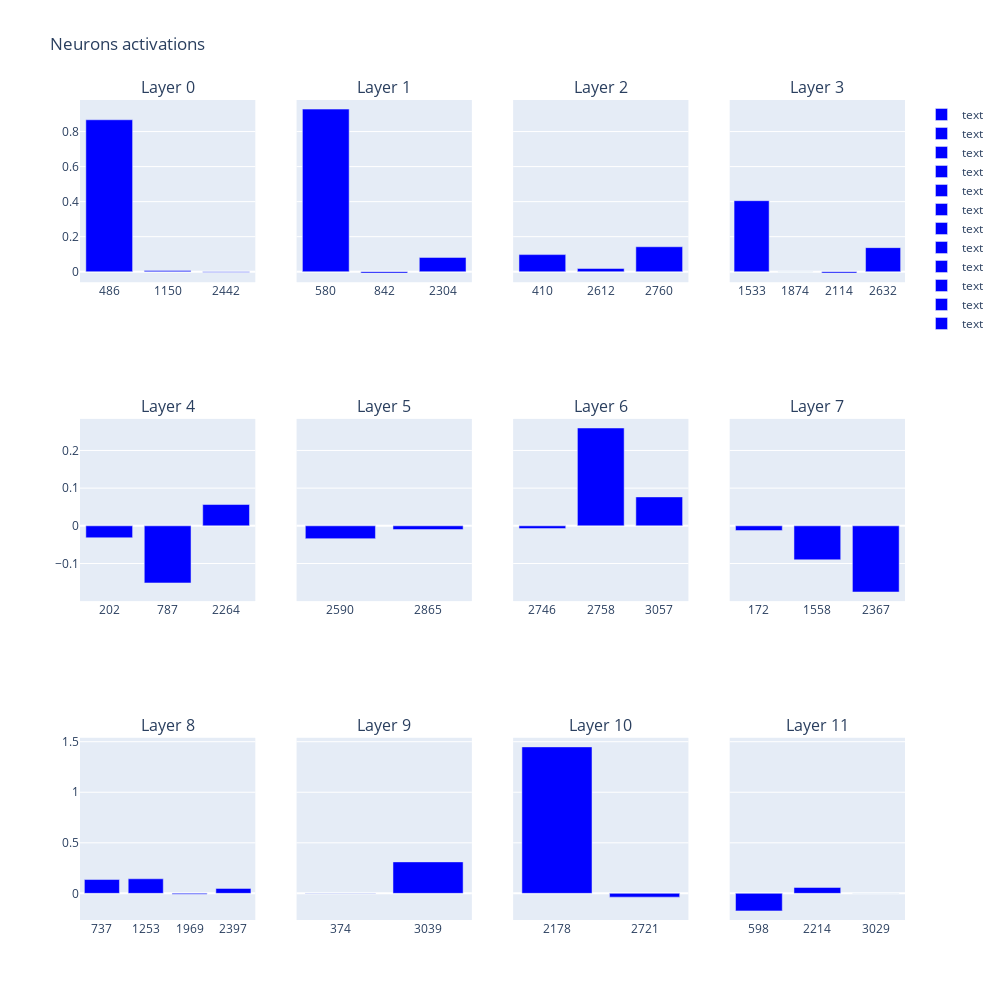

Write notebook code for a chart like this one.
### Code cell
from plotly.subplots import make_subplots
import plotly.graph_objects as go

fig = make_subplots(rows=3, cols=4, subplot_titles=[f"Layer {i}" for i in range(nl)], shared_yaxes=True)

for i, (text, html) in enumerate(zip(text_neurons_values, html_neurons_values)):
    df = pd.DataFrame({
        'delta': text[0] - html[0],
        'neuron': active_neurons[i].cpu().numpy().astype(str)
    })
    fig.add_trace(go.Bar(x=df['neuron'], y=df['delta'], name='text', marker_color='blue'), row=i//4+1, col=i%4+1)

fig.update_layout(height=1000, width=1000, title_text="Neurons activations")
fig.show()

### Figure 1 — Plotly figure (JSON) as saved in the notebook; plotly's stock layout.template omitted (floating-point values rounded to 4 significant figures)
{"data": [{"marker": {"color": "blue"}, "name": "text", "type": "bar", "x": ["486", "1150", "2442"], "xaxis": "x", "y": [0.8672, 0.006731, -0.002368], "yaxis": "y"}, {"marker": {"color": "blue"}, "name": "text", "type": "bar", "x": ["580", "842", "2304"], "xaxis": "x2", "y": [0.9281, -0.007969, 0.08157], "yaxis": "y2"}, {"marker": {"color": "blue"}, "name": "text", "type": "bar", "x": ["410", "2612", "2760"], "xaxis": "x3", "y": [0.0977, 0.0182, 0.1424], "yaxis": "y3"}, {"marker": {"color": "blue"}, "name": "text", "type": "bar", "x": ["1533", "1874", "2114", "2632"], "xaxis": "x4", "y": [0.4054, -0.0007965, -0.007594, 0.1374], "yaxis": "y4"}, {"marker": {"color": "blue"}, "name": "text", "type": "bar", "x": ["202", "787", "2264"], "xaxis": "x5", "y": [-0.03166, -0.1515, 0.05655], "yaxis": "y5"}, {"marker": {"color": "blue"}, "name": "text", "type": "bar", "x": ["2590", "2865"], "xaxis": "x6", "y": [-0.03397, -0.009901], "yaxis": "y6"}, {"marker": {"color": "blue"}, "name": "text", "type": "bar", "x": ["2746", "2758", "3057"], "xaxis": "x7", "y": [-0.007321, 0.2596, 0.07675], "yaxis": "y7"}, {"marker": {"color": "blue"}, "name": "text", "type": "bar", "x": ["172", "1558", "2367"], "xaxis": "x8", "y": [-0.01253, -0.09013, -0.1755], "yaxis": "y8"}, {"marker": {"color": "blue"}, "name": "text", "type": "bar", "x": ["737", "1253", "1969", "2397"], "xaxis": "x9", "y": [0.1367, 0.1438, -0.00956, 0.04888], "yaxis": "y9"}, {"marker": {"color": "blue"}, "name": "text", "type": "bar", "x": ["374", "3039"], "xaxis": "x10", "y": [-0.0007962, 0.3113], "yaxis": "y10"}, {"marker": {"color": "blue"}, "name": "text", "type": "bar", "x": ["2178", "2721"], "xaxis": "x11", "y": [1.449, -0.03741], "yaxis": "y11"}, {"marker": {"color": "blue"}, "name": "text", "type": "bar", "x": ["598", "2214", "3029"], "xaxis": "x12", "y": [-0.1735, 0.05821, 0], "yaxis": "y12"}], "layout": {"annotations": [{"font": {"size": 16}, "showarrow": false, "text": "Layer 0", "x": 0.1062, "xanchor": "center", "xref": "paper", "y": 1, "yanchor": "bottom", "yref": "paper"}, {"font": {"size": 16}, "showarrow": false, "text": "Layer 1", "x": 0.3688, "xanchor": "center", "xref": "paper", "y": 1, "yanchor": "bottom", "yref": "paper"}, {"font": {"size": 16}, "showarrow": false, "text": "Layer 2", "x": 0.6313, "xanchor": "center", "xref": "paper", "y": 1, "yanchor": "bottom", "yref": "paper"}, {"font": {"size": 16}, "showarrow": false, "text": "Layer 3", "x": 0.8938, "xanchor": "center", "xref": "paper", "y": 1, "yanchor": "bottom", "yref": "paper"}, {"font": {"size": 16}, "showarrow": false, "text": "Layer 4", "x": 0.1062, "xanchor": "center", "xref": "paper", "y": 0.6111, "yanchor": "bottom", "yref": "paper"}, {"font": {"size": 16}, "showarrow": false, "text": "Layer 5", "x": 0.3688, "xanchor": "center", "xref": "paper", "y": 0.6111, "yanchor": "bottom", "yref": "paper"}, {"font": {"size": 16}, "showarrow": false, "text": "Layer 6", "x": 0.6313, "xanchor": "center", "xref": "paper", "y": 0.6111, "yanchor": "bottom", "yref": "paper"}, {"font": {"size": 16}, "showarrow": false, "text": "Layer 7", "x": 0.8938, "xanchor": "center", "xref": "paper", "y": 0.6111, "yanchor": "bottom", "yref": "paper"}, {"font": {"size": 16}, "showarrow": false, "text": "Layer 8", "x": 0.1062, "xanchor": "center", "xref": "paper", "y": 0.2222, "yanchor": "bottom", "yref": "paper"}, {"font": {"size": 16}, "showarrow": false, "text": "Layer 9", "x": 0.3688, "xanchor": "center", "xref": "paper", "y": 0.2222, "yanchor": "bottom", "yref": "paper"}, {"font": {"size": 16}, "showarrow": false, "text": "Layer 10", "x": 0.6313, "xanchor": "center", "xref": "paper", "y": 0.2222, "yanchor": "bottom", "yref": "paper"}, {"font": {"size": 16}, "showarrow": false, "text": "Layer 11", "x": 0.8938, "xanchor": "center", "xref": "paper", "y": 0.2222, "yanchor": "bottom", "yref": "paper"}], "height": 1000, "title": {"text": "Neurons activations"}, "width": 1000, "xaxis": {"anchor": "y", "domain": [0, 0.2125]}, "xaxis10": {"anchor": "y10", "domain": [0.2625, 0.475]}, "xaxis11": {"anchor": "y11", "domain": [0.525, 0.7375]}, "xaxis12": {"anchor": "y12", "domain": [0.7875, 1]}, "xaxis2": {"anchor": "y2", "domain": [0.2625, 0.475]}, "xaxis3": {"anchor": "y3", "domain": [0.525, 0.7375]}, "xaxis4": {"anchor": "y4", "domain": [0.7875, 1]}, "xaxis5": {"anchor": "y5", "domain": [0, 0.2125]}, "xaxis6": {"anchor": "y6", "domain": [0.2625, 0.475]}, "xaxis7": {"anchor": "y7", "domain": [0.525, 0.7375]}, "xaxis8": {"anchor": "y8", "domain": [0.7875, 1]}, "xaxis9": {"anchor": "y9", "domain": [0, 0.2125]}, "yaxis": {"anchor": "x", "domain": [0.7778, 1]}, "yaxis10": {"anchor": "x10", "domain": [0, 0.2222], "matches": "y9", "showticklabels": false}, "yaxis11": {"anchor": "x11", "domain": [0, 0.2222], "matches": "y9", "showticklabels": false}, "yaxis12": {"anchor": "x12", "domain": [0, 0.2222], "matches": "y9", "showticklabels": false}, "yaxis2": {"anchor": "x2", "domain": [0.7778, 1], "matches": "y", "showticklabels": false}, "yaxis3": {"anchor": "x3", "domain": [0.7778, 1], "matches": "y", "showticklabels": false}, "yaxis4": {"anchor": "x4", "domain": [0.7778, 1], "matches": "y", "showticklabels": false}, "yaxis5": {"anchor": "x5", "domain": [0.3889, 0.6111]}, "yaxis6": {"anchor": "x6", "domain": [0.3889, 0.6111], "matches": "y5", "showticklabels": false}, "yaxis7": {"anchor": "x7", "domain": [0.3889, 0.6111], "matches": "y5", "showticklabels": false}, "yaxis8": {"anchor": "x8", "domain": [0.3889, 0.6111], "matches": "y5", "showticklabels": false}, "yaxis9": {"anchor": "x9", "domain": [0, 0.2222]}}}
